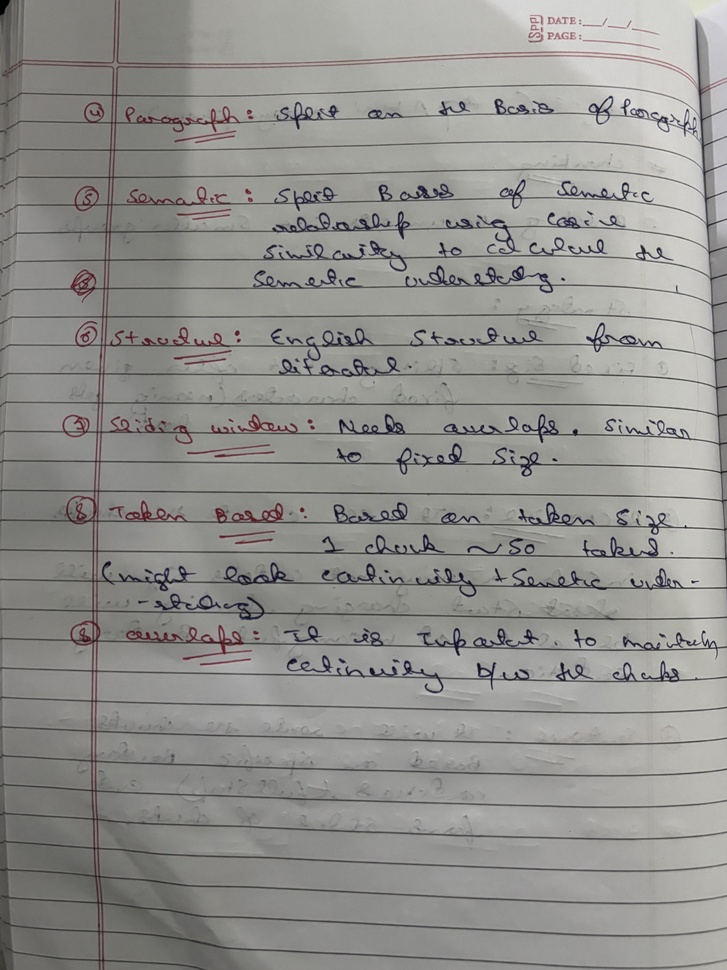
#> input picture IMG_3766.jpg, 727 x 970 px, shrunk from 4284 x 5712 before the run
$ python -i image2text.py   (imports and definitions only)
#> lines starting #> are read from the running program, lines starting #| are printed output that depends on the picture; after the words box and inside, x2 and y2 are one past the last pixel; in counts of white or black regions, pixels touching at a corner belong together
import google.generativeai as genai
import cv2
import numpy as np
from PIL import Image
import os
from pillow_heif import register_heif_opener

def extract_text_image(image_path):
#> called with image_path = 'IMG_3766.jpg'
    register_heif_opener()
#> (this line was passed over: pillow_heif is not available in this run)
    with Image.open(image_path) as img:
#> img is the input picture: PIL image 727x970 RGB; mean R, G, B 146.3, 145.5, 142.3
        image = np.array(img.convert("RGB"))
        # Since CV2 expects BGR, we flip the channels back if needed
        image = cv2.cvtColor(image, cv2.COLOR_RGB2BGR)
    image = cv2.cvtColor(image, cv2.COLOR_BGR2RGB) # To convert BGR to RGB
    image_grey = cv2.cvtColor(image, cv2.COLOR_BGR2GRAY) # To convert BGR to Grey
    _,image_bw = cv2.threshold(image_grey,150,255,cv2.THRESH_BINARY) # B&W conversion
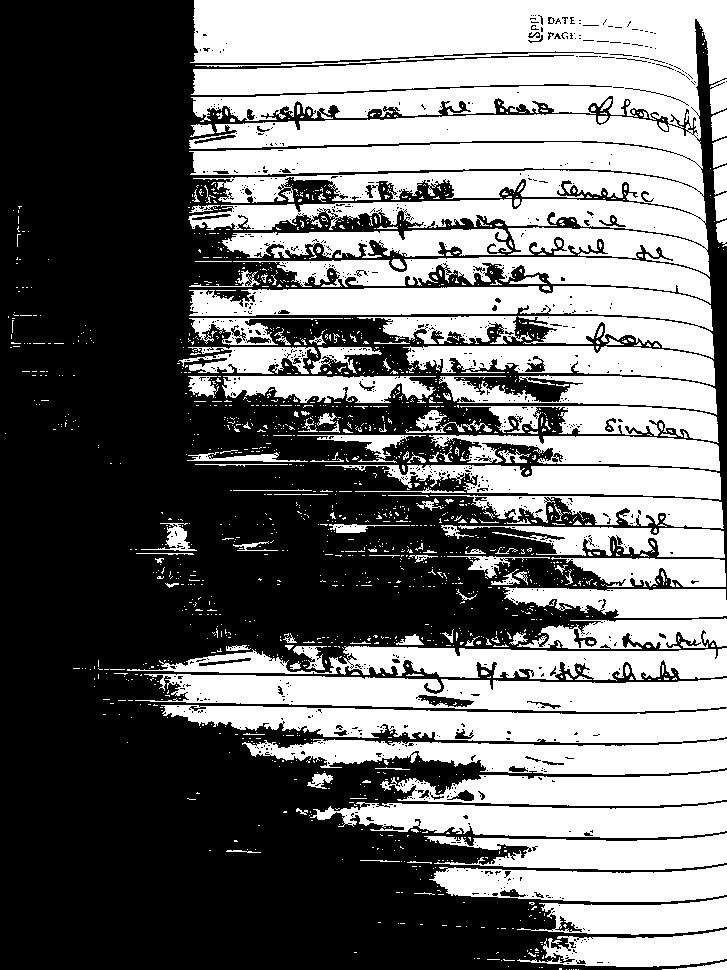
#> image_bw: shape (970, 727); 44.9% white; 1622 white regions (1453 under 20 px), largest, box (x1, y1, x2, y2) and area: (188, 0, 727, 277) 106036, (189, 286, 714, 359) 17333, (135, 674, 727, 712) 15380

    # The image that CV2 gives is in numpy array format, we need to convert it to image object
    final_image = Image.fromarray(image_bw)

    # Configure genai Model
    key = os.getenv("Google3_API_KEY1")
#> (the run stopped early here; a loop or call above may not have finished)
